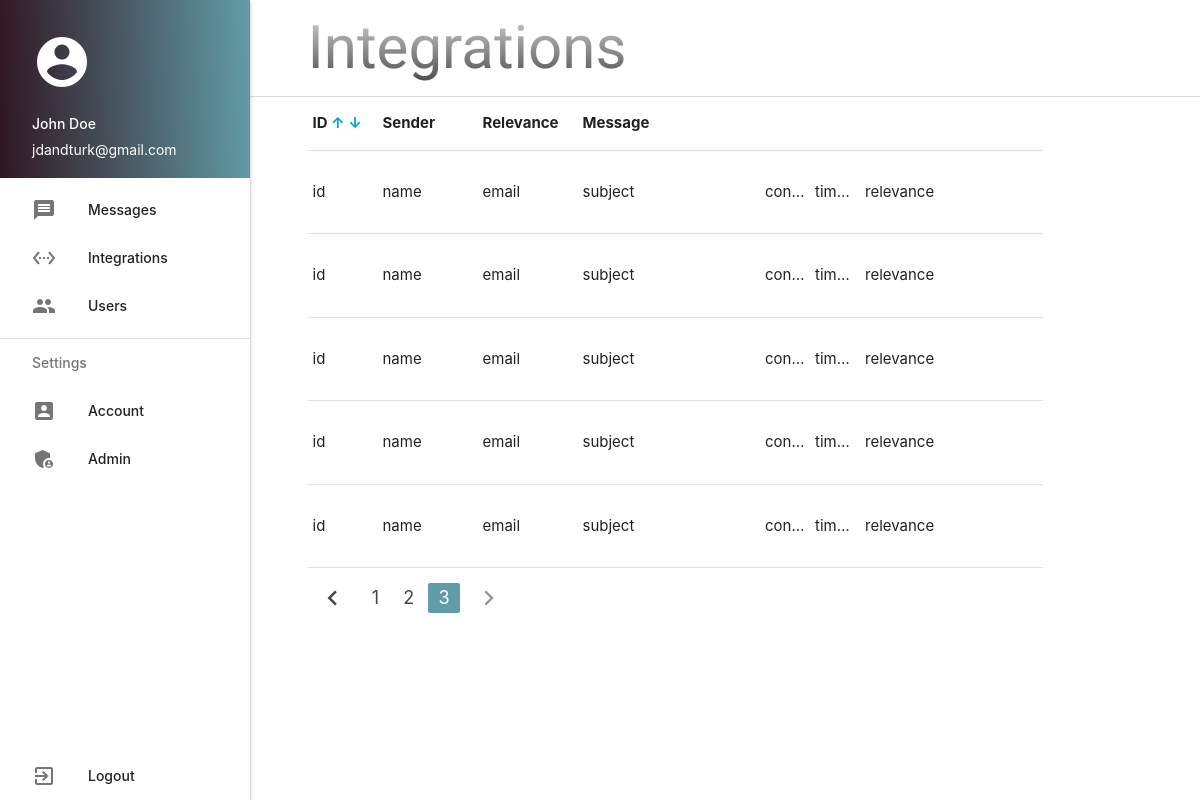
Before: /integrations?page=3 with the older database file.
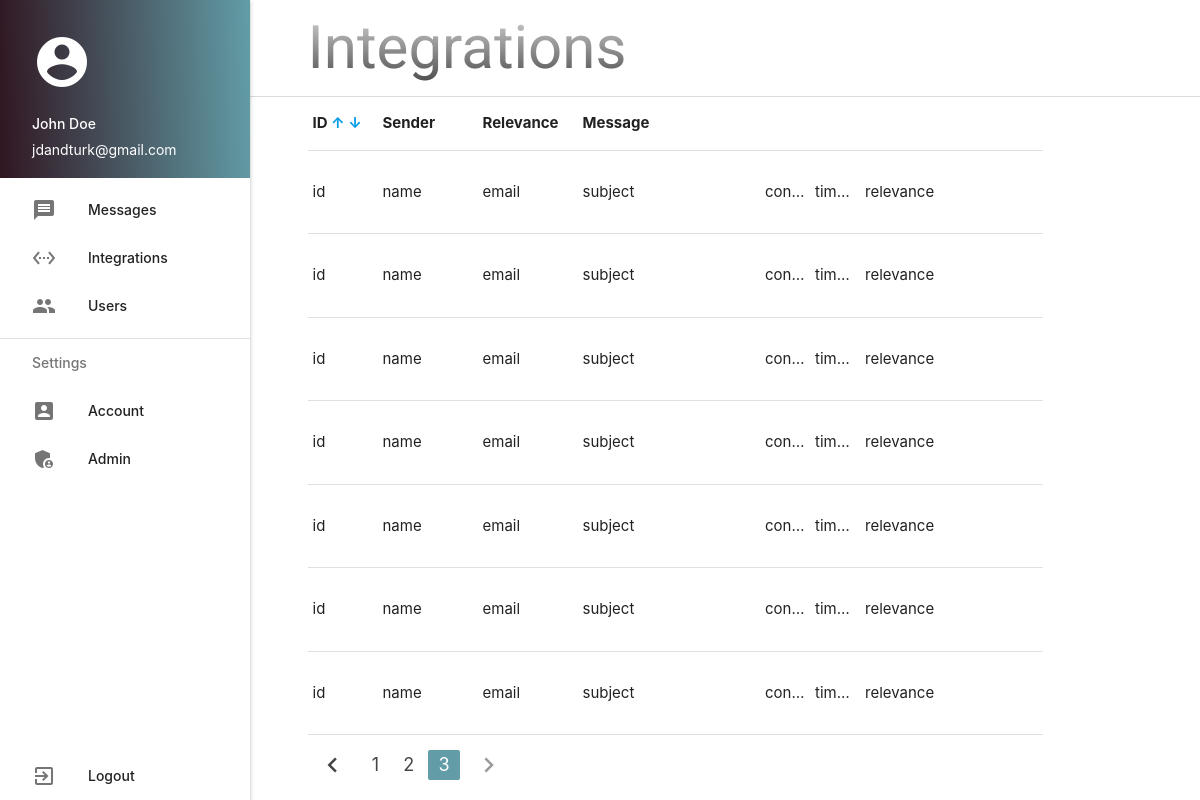
After: the same page with the newer database file.
### tables this page shows
CREATE TABLE messages (
    id INTEGER PRIMARY KEY AUTOINCREMENT,
    name TEXT NOT NULL,
    email TEXT NOT NULL,
    subject TEXT,
    content TEXT NOT NULL,
    timestamp DATETIME DEFAULT CURRENT_TIMESTAMP,
    relevance NUMERIC
);

### WebInterface/routes.py (the view)
@web_interface.route('/integrations')
def integrations():
    page_number = request.args.get('page', 1, type=int)
    tables = TableFactory()
    message_table = tables.get_message_table(page_number)
    return render_template('integrations.html', page_title="Integrations", table=message_table)

### WebInterface/tableBuilder.py (called while the page is built)
    def add_header(self, header):
        self.headers.append(header)
        return self

    def add_row(self, row):
        self.rows.append(row)
        return self

    def enable_pagination(self, page_size=10):
        self.pagination_enabled = True
        self.page_size = page_size
        return self

    def set_sortable_columns(self, columns):
        self.sortable_columns = columns
        return self

    def set_row_click_url_template(self, url_template):
        self.row_click_url_template = url_template
        return self

    def set_headers(self, headers):
        for header in headers:
            self.add_header(header)
        return self

    def add_rows(self, rows):
        for row in rows:
            self.add_row(row)
        return self

    def set_pagination(self, enabled=True, page_size=10):
        if enabled:
            self.enable_pagination(page_size)
        return self

    def set_total_pages(self, total_pages):
        self.total_pages = total_pages
        return self

    def set_current_page(self, page):
        self.current_page = page
        return self

    def set_sortable(self, sortable_columns):
        self.set_sortable_columns(sortable_columns)
        return self

    def set_on_click(self, url_template):
        self.set_row_click_url_template(url_template)
        return self

    def get_table_data(self):
        return {
            "headers": self.headers,
            "rows": self.rows,
            "sortable_columns": self.sortable_columns,
            "pagination_enabled": self.pagination_enabled,
            "page_size": self.page_size,
            "current_page": self.current_page,
            "total_pages": self.total_pages,
            "callback_columns": self.callback_columns,
            "row_click_url_template": self.row_click_url_template
        }

### database/repository.py (called while the page is built)
    def execute_query(self, query, parameters=(), expect_result=False):
        with self.connection:
            cursor = self.connection.cursor()
            cursor.execute(query, parameters)
            if expect_result:
                result = cursor.fetchall()
                cursor.close()
                return result

    def setup_database(self):
        with open(os.path.join(self.CURRENT_DIR, 'db.sql'), 'r') as sql_file:
            sql_script = sql_file.read()
        with self.connection:
            self.connection.executescript(sql_script)

### templates/integrations.html
{% extends 'base.html' %}
{% block content %}
{% include 'table.html' %}
{% endblock %}

### templates/base.html (shortened to what this page needs)
<!DOCTYPE html>
<head>
    <link rel="stylesheet" href="{{ url_for('static', filename='css/materialize.min.css') }}">
    <link rel="stylesheet" href="{{ url_for('static', filename='css/main.css') }}">
</head>
<body>
<ul class="sidenav sidenav-fixed">
   {% include 'nav.html' %}
</ul>
<div class="header">
    <div class="content">
        <div class="container hide-on-med-and-down">
            <h1>{{ page_title }}</h1>
        </div>
    </div>
</div>
<div class="content">
    <div class="container">
        {% block content %}{% endblock %}
    </div>
</div>
</body>

### templates/nav.html
<div class="sidenav-content">
    <div>
        <li>
            <div class="user-view">
                <i class="material-icons medium" style="color: white;">account_circle</i>
                <a href="#name"><span class="white-text name" style="display: block; margin: 0; padding: 5px 0; line-height: 1.2;">John Doe</span></a>
                <a href="#email"><span class="white-text email">jdandturk@gmail.com</span></a>
            </div>
        </li>
        <li><a class="waves-effect" href="/home"><i class="material-icons">message</i>Messages</a></li>
        <li><a class="waves-effect" href="/integrations"><i class="material-icons">settings_ethernet</i>Integrations</a></li>
        <li><a class="waves-effect" href="#!"><i class="material-icons">group</i>Users</a></li>
        <li>
            <div class="divider"></div>
        </li>
        <li><a class="subheader">Settings</a></li>
        <li><a class="waves-effect" href="#!"><i class="material-icons">account_box</i>Account</a></li>
        <li><a class="waves-effect" href="#!"><i class="material-icons">admin_panel_settings</i>Admin</a></li>
    </div>
    <li style="margin-top: auto;"><a class="waves-effect" href="/logout"><i class="material-icons">exit_to_app</i>Logout</a></li>
</div>

### templates/table.html (shortened to what this page needs)
<table class="highlight table-instance">
    <thead>
    <tr>
        {% for header, width in table.headers %}
        <th style="width: {{ width }}">
            {{ header }}
            {% if header in table.sortable_columns %}
            <a href="?sort_by={{ header }}&order=asc">↑</a>
            <a href="?sort_by={{ header }}&order=desc">↓</a>
            {% endif %}
        </th>
        {% endfor %}
    </tr>
    </thead>
    <tbody id="table-body">
    {% for row in table.rows %}
    <tr onclick="window.location.href='{{ table.row_click_url_template.format(row[0]) }}';">
        {% for cell in row %}
        <td><p class="truncate">{{ cell }}</p></td>
        {% endfor %}
    </tr>
    {% endfor %}
    </tbody>
</table>
{% if table.pagination_enabled %}
<ul class="pagination" data-current-page="{{ table.current_page }}" data-total-pages="{{ table.total_pages }}">
    <li class="{% if table.current_page == 1 %}disabled{% else %}waves-effect{% endif %}">
        <a href="javascript:void(0);" onclick="changePage('prev')"><i class="material-icons">chevron_left</i></a>
    </li>
    {% for i in range(1, table.total_pages + 1) %}
    <li class="{% if table.current_page == i %}active{% else %}waves-effect{% endif %}">
        <a href="?page={{ i }}">{{ i }}</a>
    </li>
    {% endfor %}
    <li class="{% if table.current_page == table.total_pages %}disabled{% else %}waves-effect no-hover-effect{% endif %}">
        <a href="javascript:void(0);" onclick="changePage('next')"><i class="material-icons">chevron_right</i></a>
    </li>
</ul>
{% endif %}

### static/css/main.css (style rules this page uses)
.user-view { background: var(--gradient-start); background: linear-gradient(268deg, var(--primary-color), var(--secondary-color)); }
.sidenav { width: var(--sidenav-width); }
.header { font-family: var(--header-font-family); border-bottom: 1px solid var(--border-color); }
h1 { font-size: var(--header-font-size); line-height: var(--header-line-height); background: -webkit-linear-gradient(var(--text-gradient-start), var(--text-gradient-end)); -webkit-background-clip: text; -webkit-text-fill-color: transparent; margin: 0; padding: 0.2em 0; }
.content { max-width: 100%; margin-left: var(--content-margin); overflow: auto; }
.sidenav-content { display: flex; flex-direction: column; justify-content: space-between; height: 100%; }
.table-instance { table-layout: fixed; width: 100%; min-width: 500px; cursor: pointer; }
table tr, table td { margin: 0 !important; }
.pagination li a, pagination li a i { transition: background-color 0.2s ease, color 0.2s ease; }
.pagination .active { background-color: var(--primary-color) !important; }

Changed rows visible on the page:
added messages: row "id" "name" "email" "subject" "con…" "tim…" "relevance"
added messages: row "id" "name" "email" "subject" "con…" "tim…" "relevance"
